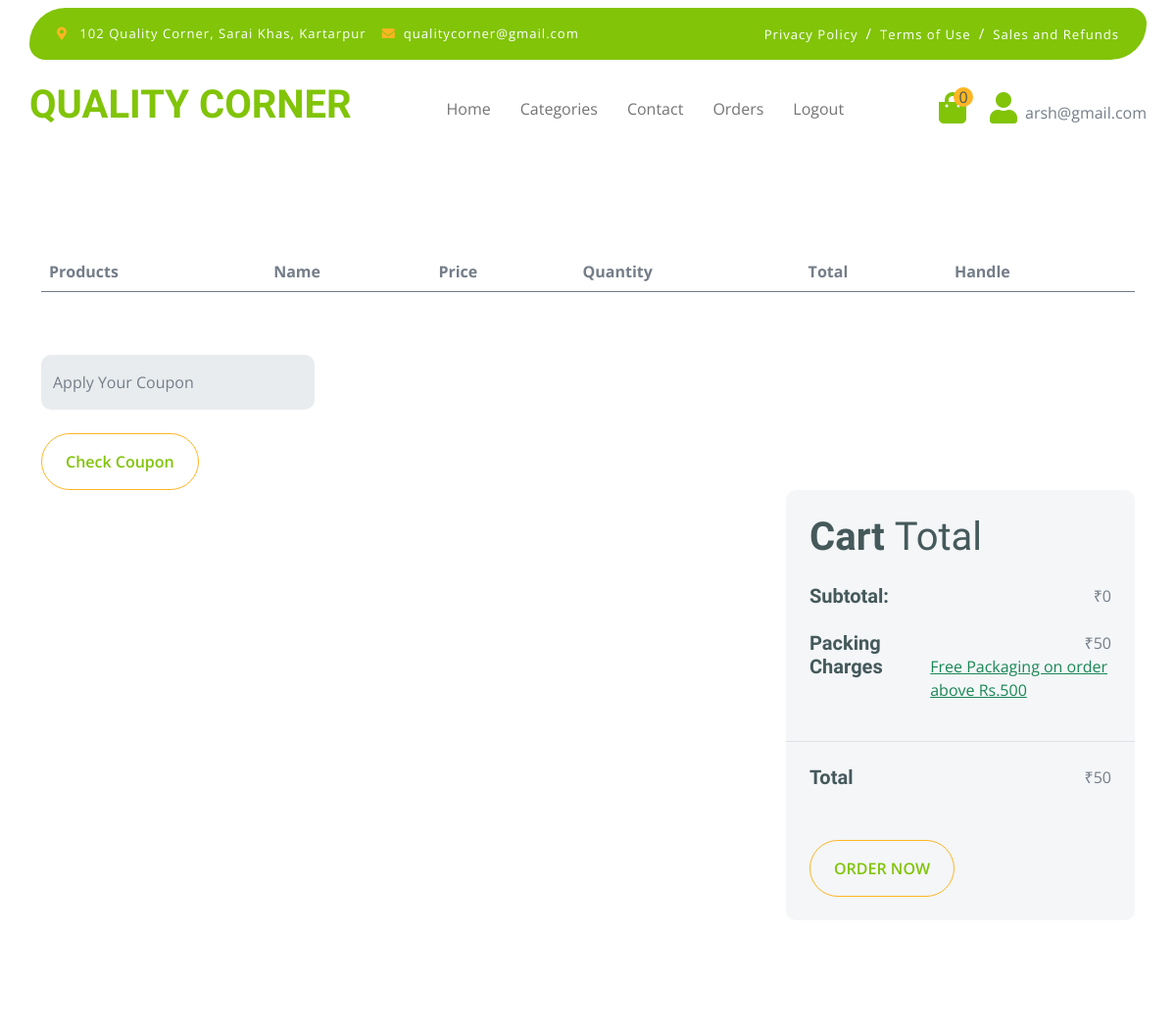
Page /cart.php (signed in, upper part) on the earlier database version.
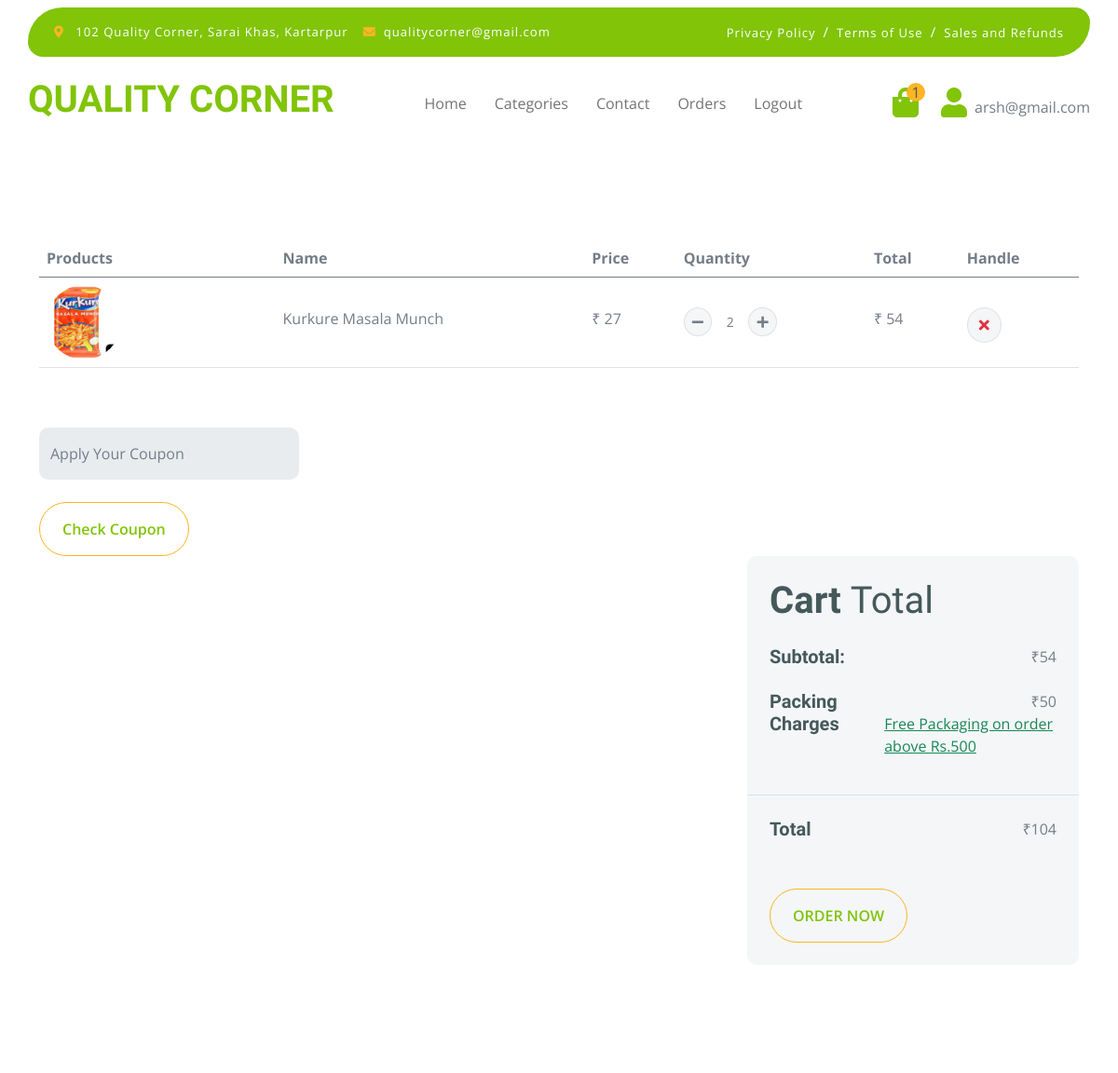
Same page on the later database version.
### tables this page shows
CREATE TABLE `cart` (
  `id` int(50) NOT NULL,
  `name` varchar(100) NOT NULL,
  `product` varchar(100) NOT NULL,
  `quantity` int(9) NOT NULL,
  `price` int(9) NOT NULL,
  `status` varchar(50) NOT NULL DEFAULT 'active',
  `created at` timestamp NOT NULL DEFAULT current_timestamp()
);

CREATE TABLE `products` (
  `id` int(50) NOT NULL,
  `product_name` varchar(100) NOT NULL,
  `price` int(9) NOT NULL,
  `category` varchar(100) NOT NULL,
  `image` varchar(100) NOT NULL,
  `description` longtext NOT NULL,
  `status` varchar(50) NOT NULL DEFAULT 'active',
  `created at` timestamp NOT NULL DEFAULT current_timestamp()
);

### cart.php (the view, shortened to what the changed rows need)
<?php
include("heading.php");
?>
<div class="container-fluid py-5">
    <div class="container py-5">
        <div class="table-responsive">
            <table class="table">
                <thead>
                    <tr>
                        <th scope="col">Products</th>
                        <th scope="col">Name</th>
                        <th scope="col">Price</th>
                        <th scope="col">Quantity</th>
                        <th scope="col">Total</th>
                        <th scope="col">Handle</th>
                    </tr>
                </thead>
                <tbody>
                    <?php
                    $total = 0;
                    include("config.php");
                    $query = "SELECT cart.*, products.product_name,products.image FROM `cart` INNER JOIN `products` on cart.product=products.id WHERE cart.name='$_SESSION[email]'";
                    $res = mysqli_query($db, $query);
                    while ($data = mysqli_fetch_assoc($res)) {
                        $total += $data['price'] * $data['quantity'];
                        ?>
                        <tr>
                            <th scope="row">
                                <div class="d-flex align-items-center">
                                    <img src="images/<?php echo $data['image'] ?>" class="img-fluid me-5 rounded-circle"
                                        style="width: 80px; height: 80px;" alt="">
                                </div>
                            </th>
                            <td>
                                <p class="mb-0 mt-4">
                                    <?php
                                    echo $data['product_name']
                                        ?>
                                </p>
                            </td>
                            <td>
                                <p class="mb-0 mt-4">
                                    &#8377;
                                    <?php
                                    echo $data['price']
                                        ?>
                                </p>
                            </td>
                            <td>
                                <div class="input-group quantity mt-4" style="width: 100px;">
                                    <div class="input-group-btn">
                                        <a href="update_cart.php?id=<?php echo $data['id'] ?>&type=minus&quantity=<?php echo $data['quantity'] ?>"
                                            class="btn btn-sm btn-minus rounded-circle bg-light border">
                                            <i class="fa fa-minus"></i>
                                        </a>
                                    </div>
                                    <input type="text" class="form-control form-control-sm text-center border-0" value="<?php
                                    echo $data['quantity']
                                        ?>">
                                    <div class="input-group-btn">
                                        <a href="update_cart.php?id=<?php echo $data['id'] ?>&type=plus&quantity=<?php echo $data['quantity'] ?>"
                                            class="btn btn-sm btn-plus rounded-circle bg-light border">
                                            <i class="fa fa-plus"></i>
                                        </a>
                                    </div>
                                </div>
                            </td>
                            <td>
                                <p class="mb-0 mt-4">&#8377;
                                    <?php
                                    echo $data['price'] * $data['quantity']
                                        ?>
                                </p>
                            </td>
                            <td>
                                <a href="remove_item.php?id=<?php echo $data['id'] ?>"
                                    class="btn btn-md rounded-circle bg-light border mt-4">
                                    <i class="fa fa-times text-danger"></i>
                                </a>
                            </td>
                        </tr>
                        <?php
                    }
                    ?>
                </tbody>
            </table>
        </div>
        <div class="row g-4 justify-content-between">
            <div class="col-sm-8 col-md-7 col-lg-6 col-xl-4">
                <div class="bg-light rounded">
                    <div class="p-4">
                        <h1 class="display-6 mb-4">Cart <span class="fw-normal">Total</span></h1>
                        <div class="d-flex justify-content-between mb-4">
                            <h5 class="mb-0 me-4">Subtotal:</h5>
                            <p class="mb-0">&#8377;<?php echo $total ?></p>
                        </div>
                                <p class="mb-0 text-end">&#8377;<?php
                                if ($total >= 500) {
                                    $shipping = 0;
                                    $grand_total = $total + $shipping;
                                    echo 0;
                                } else {
                                    $shipping = 50;
                                    $grand_total = $total + $shipping;
                                }
                                ?></p>
                    </div>
                    <div class="pt-4  border-top  d-flex justify-content-between">
                        <h5 class="mb-0 ps-4 me-4">Total</h5>
                        <p class="mb-0 pe-4">&#8377;<?php
                        echo $grand_total;
                        ?></p>
                    </div>
                </div>
            </div>
        </div>
    </div>
</div>
<?php
include("footer.php")
    ?>

### heading.php (shortened to what the changed rows need)
<!DOCTYPE html>
<html lang="en">
<head>
    <link rel="stylesheet" href="https://use.fontawesome.com/releases/v5.15.4/css/all.css" />
    <link href="https://cdn.jsdelivr.net/npm/bootstrap-icons@1.4.1/font/bootstrap-icons.css" rel="stylesheet">
    <link href="lib/lightbox/css/lightbox.min.css" rel="stylesheet">
    <link href="lib/owlcarousel/assets/owl.carousel.min.css" rel="stylesheet">
    <link href="css/bootstrap.min.css" rel="stylesheet">
    <link href="css/style.css" rel="stylesheet">
    <link href="css/add.css" rel="stylesheet">
</head>
<body>
    <div class="container-fluid sticky-top bg-white mt-2 A">
        <div class="container px-0 ">
            <nav class="navbar navbar-light bg-white navbar-expand-xl">
                <a href="index.php" class="navbar-brand">
                    <h1 class="text-primary display-6">QUALITY CORNER</h1>
                </a>
                <div class="collapse navbar-collapse bg-white" id="navbarCollapse">
                    <div class="d-flex m-3 me-0">
                        <a href="cart.php" class="position-relative me-4 my-auto">
                            <i class="fa fa-shopping-bag fa-2x"></i>
                            <?php
                            include("config.php");
                            if (isset($_SESSION["email"])) {
                                $email = $_SESSION['email'];
                                $query = "SELECT count(*) as total From `cart` WHERE `name` = '$email'";
                                $res = mysqli_query($db, $query);
                                $data = mysqli_fetch_assoc($res);
                                ?>
                                <span
                                    class="position-absolute bg-secondary rounded-circle d-flex align-items-center justify-content-center text-dark px-1"
                                    style="top: -5px; left: 15px; height: 20px; min-width: 20px;"><?php echo $data['total'] ?></span>
                                <?php
                            }
                            ?>
                        </a>
                    </div>
                </div>
            </nav>
        </div>
    </div>

Differences in the rows shown:
added cart: products.image (picture), products.product_name "Kurkure Masala Munch", price "27", quantity "2", $data['price'] * $data['quantity'] "54"
Other differences:
$data['total']: "0" → "1"
$total: "0" → "54"
$grand_total: "50" → "104"
